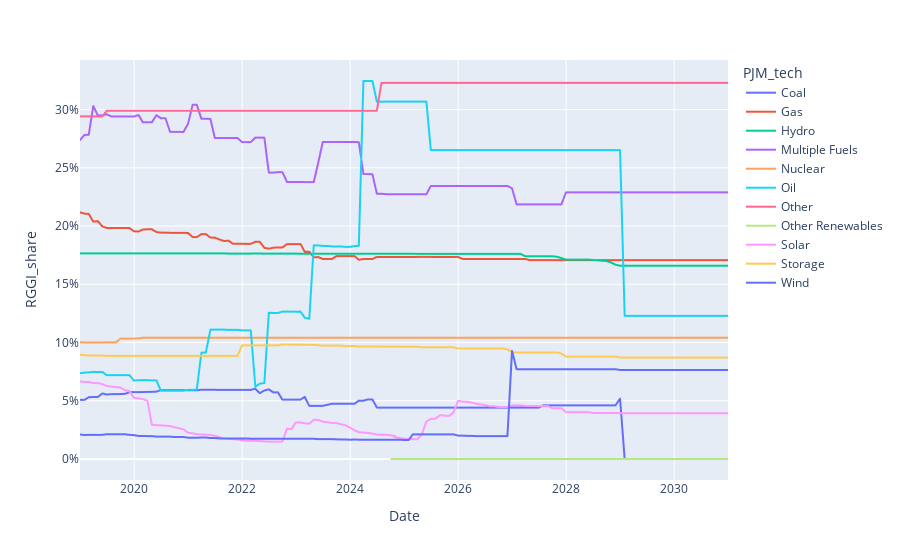

Write notebook code for a chart like this one.
### Code cell
fig = px.line(historical_and_forecast,x='Date',y='RGGI_share',color='PJM_tech')
fig.update_layout(yaxis_tickformat='.0%')

### Figure 1 — Plotly figure (JSON) as saved in the notebook; plotly's stock layout.template omitted (floating-point values rounded to 4 significant figures; data arrays with more than 128 entries replaced by an {"elided": "..."} marker saying what was removed)
{"data": [{"hovertemplate": "PJM_tech=Coal<br>Date=%{x}<br>RGGI_share=%{y}<extra></extra>", "legendgroup": "Coal", "line": {"color": "#636efa", "dash": "solid"}, "marker": {"symbol": "circle"}, "mode": "lines", "name": "Coal", "showlegend": true, "type": "scattergl", "x": {"elided": "147 str values"}, "xaxis": "x", "y": {"elided": "147 float values"}, "yaxis": "y"}, {"hovertemplate": "PJM_tech=Gas<br>Date=%{x}<br>RGGI_share=%{y}<extra></extra>", "legendgroup": "Gas", "line": {"color": "#EF553B", "dash": "solid"}, "marker": {"symbol": "circle"}, "mode": "lines", "name": "Gas", "showlegend": true, "type": "scattergl", "x": {"elided": "147 str values"}, "xaxis": "x", "y": {"elided": "147 float values"}, "yaxis": "y"}, {"hovertemplate": "PJM_tech=Hydro<br>Date=%{x}<br>RGGI_share=%{y}<extra></extra>", "legendgroup": "Hydro", "line": {"color": "#00cc96", "dash": "solid"}, "marker": {"symbol": "circle"}, "mode": "lines", "name": "Hydro", "showlegend": true, "type": "scattergl", "x": {"elided": "147 str values"}, "xaxis": "x", "y": {"elided": "147 float values"}, "yaxis": "y"}, {"hovertemplate": "PJM_tech=Multiple Fuels<br>Date=%{x}<br>RGGI_share=%{y}<extra></extra>", "legendgroup": "Multiple Fuels", "line": {"color": "#ab63fa", "dash": "solid"}, "marker": {"symbol": "circle"}, "mode": "lines", "name": "Multiple Fuels", "showlegend": true, "type": "scattergl", "x": {"elided": "147 str values"}, "xaxis": "x", "y": {"elided": "147 float values"}, "yaxis": "y"}, {"hovertemplate": "PJM_tech=Nuclear<br>Date=%{x}<br>RGGI_share=%{y}<extra></extra>", "legendgroup": "Nuclear", "line": {"color": "#FFA15A", "dash": "solid"}, "marker": {"symbol": "circle"}, "mode": "lines", "name": "Nuclear", "showlegend": true, "type": "scattergl", "x": {"elided": "147 str values"}, "xaxis": "x", "y": {"elided": "147 float values"}, "yaxis": "y"}, {"hovertemplate": "PJM_tech=Oil<br>Date=%{x}<br>RGGI_share=%{y}<extra></extra>", "legendgroup": "Oil", "line": {"color": "#19d3f3", "dash": "solid"}, "marker": {"symbol": "circle"}, "mode": "lines", "name": "Oil", "showlegend": true, "type": "scattergl", "x": {"elided": "147 str values"}, "xaxis": "x", "y": {"elided": "147 float values"}, "yaxis": "y"}, {"hovertemplate": "PJM_tech=Other<br>Date=%{x}<br>RGGI_share=%{y}<extra></extra>", "legendgroup": "Other", "line": {"color": "#FF6692", "dash": "solid"}, "marker": {"symbol": "circle"}, "mode": "lines", "name": "Other", "showlegend": true, "type": "scattergl", "x": {"elided": "147 str values"}, "xaxis": "x", "y": {"elided": "147 float values"}, "yaxis": "y"}, {"hovertemplate": "PJM_tech=Other Renewables<br>Date=%{x}<br>RGGI_share=%{y}<extra></extra>", "legendgroup": "Other Renewables", "line": {"color": "#B6E880", "dash": "solid"}, "marker": {"symbol": "circle"}, "mode": "lines", "name": "Other Renewables", "showlegend": true, "type": "scattergl", "x": {"elided": "147 str values"}, "xaxis": "x", "y": {"elided": "147 int values"}, "yaxis": "y"}, {"hovertemplate": "PJM_tech=Solar<br>Date=%{x}<br>RGGI_share=%{y}<extra></extra>", "legendgroup": "Solar", "line": {"color": "#FF97FF", "dash": "solid"}, "marker": {"symbol": "circle"}, "mode": "lines", "name": "Solar", "showlegend": true, "type": "scattergl", "x": {"elided": "147 str values"}, "xaxis": "x", "y": {"elided": "147 float values"}, "yaxis": "y"}, {"hovertemplate": "PJM_tech=Storage<br>Date=%{x}<br>RGGI_share=%{y}<extra></extra>", "legendgroup": "Storage", "line": {"color": "#FECB52", "dash": "solid"}, "marker": {"symbol": "circle"}, "mode": "lines", "name": "Storage", "showlegend": true, "type": "scattergl", "x": {"elided": "147 str values"}, "xaxis": "x", "y": {"elided": "147 float values"}, "yaxis": "y"}, {"hovertemplate": "PJM_tech=Wind<br>Date=%{x}<br>RGGI_share=%{y}<extra></extra>", "legendgroup": "Wind", "line": {"color": "#636efa", "dash": "solid"}, "marker": {"symbol": "circle"}, "mode": "lines", "name": "Wind", "showlegend": true, "type": "scattergl", "x": {"elided": "147 str values"}, "xaxis": "x", "y": {"elided": "147 float values"}, "yaxis": "y"}], "layout": {"legend": {"title": {"text": "PJM_tech"}, "tracegroupgap": 0}, "margin": {"t": 60}, "xaxis": {"anchor": "y", "domain": [0, 1], "title": {"text": "Date"}}, "yaxis": {"anchor": "x", "domain": [0, 1], "tickformat": ".0%", "title": {"text": "RGGI_share"}}}}
